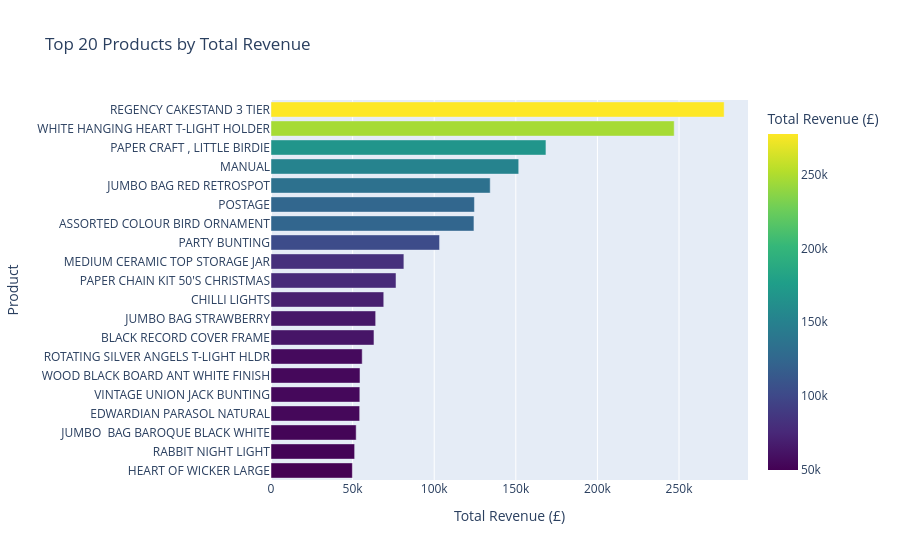

The cell this chart's notebook holds for it:
### Markdown cell above
## 1. Top 20 Products by Revenue
Identifying our "Hero" products that drive the bulk of commercial value.

### Code cell
import plotly.express as px
admin_codes = ['M', 'POST', 'DOT', 'ADJUST', 'ADJUST2', 'BANK CHARGES', 'PADS', 'gift_0001_80343', 'B', 'CRUK']
top_20 = df[~df['Category'].isnull() & ~df['StockCode'].isin(admin_codes)].groupby('Description')['Revenue'].sum().sort_values(ascending=False).head(20).reset_index()

fig = px.bar(
    top_20, 
    x='Revenue', 
    y='Description', 
    orientation='h',
    title='Top 20 Products by Total Revenue',
    labels={'Revenue': 'Revenue (£)', 'Description': 'Product Name'}
)
fig.update_layout(yaxis={'categoryorder': 'total ascending'})
fig.show()

### Figure 1 — Plotly figure (JSON) as saved in the notebook; plotly's stock layout.template omitted (floating-point values rounded to 4 significant figures)
{"data": [{"hovertemplate": "Total Revenue (£)=%{marker.color}<br>Product=%{y}<extra></extra>", "legendgroup": "", "marker": {"color": [277700.0, 247000.0, 168500.0, 151800.0, 134300.0, 124600.0, 124400.0, 103300.0, 81420.0, 76600.0, 69080.0, 64130.0, 63090.0, 55880.0, 54530.0, 54430.0, 54330.0, 52190.0, 51250.0, 49860.0], "coloraxis": "coloraxis", "pattern": {"shape": ""}}, "name": "", "orientation": "h", "showlegend": false, "textposition": "auto", "type": "bar", "x": [277700.0, 247000.0, 168500.0, 151800.0, 134300.0, 124600.0, 124400.0, 103300.0, 81420.0, 76600.0, 69080.0, 64130.0, 63090.0, 55880.0, 54530.0, 54430.0, 54330.0, 52190.0, 51250.0, 49860.0], "xaxis": "x", "y": ["REGENCY CAKESTAND 3 TIER", "WHITE HANGING HEART T-LIGHT HOLDER", "PAPER CRAFT , LITTLE BIRDIE", "MANUAL", "JUMBO BAG RED RETROSPOT", "POSTAGE", "ASSORTED COLOUR BIRD ORNAMENT", "PARTY BUNTING", "MEDIUM CERAMIC TOP STORAGE JAR", "PAPER CHAIN KIT 50'S CHRISTMAS", "CHILLI LIGHTS", "JUMBO BAG STRAWBERRY", "BLACK RECORD COVER FRAME", "ROTATING SILVER ANGELS T-LIGHT HLDR", "WOOD BLACK BOARD ANT WHITE FINISH", "VINTAGE UNION JACK BUNTING", "EDWARDIAN PARASOL NATURAL", "JUMBO  BAG BAROQUE BLACK WHITE", "RABBIT NIGHT LIGHT", "HEART OF WICKER LARGE"], "yaxis": "y"}], "layout": {"barmode": "relative", "coloraxis": {"colorbar": {"title": {"text": "Total Revenue (£)"}}, "colorscale": [[0, "#440154"], [0.1111, "#482878"], [0.2222, "#3e4989"], [0.3333, "#31688e"], [0.4444, "#26828e"], [0.5556, "#1f9e89"], [0.6667, "#35b779"], [0.7778, "#6ece58"], [0.8889, "#b5de2b"], [1, "#fde725"]]}, "legend": {"tracegroupgap": 0}, "title": {"text": "Top 20 Products by Total Revenue"}, "xaxis": {"anchor": "y", "domain": [0, 1], "title": {"text": "Total Revenue (£)"}}, "yaxis": {"anchor": "x", "categoryorder": "total ascending", "domain": [0, 1], "title": {"text": "Product"}}}}
